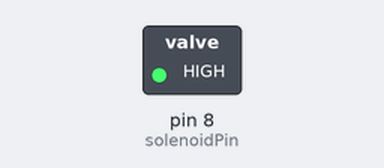
Bench run of a sketch on a simulated Arduino Uno, built with avr-gcc and run on an emulated ATmega328P. Shown: switched loads named in the sketch (green lamp = pin HIGH). Dashed ring = blinking.

Above: at 0.5 s.
Timing chart, 0 to 4.6 s (numbered marks = the images above):
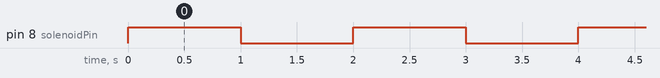

Measured:
- by itself, pin 8 (solenoidPin): alternates HIGH for 1.0 s and LOW for 1.0 s

The sketch:

Solenoid_Push_Pull_Action.ino
```cpp
const int solenoidPin = 8;

void setup() {
  pinMode(solenoidPin, OUTPUT);
}

void loop() {
  digitalWrite(solenoidPin, HIGH);  // Activate
  delay(1000);
  digitalWrite(solenoidPin, LOW);   // Deactivate
  delay(1000);
}
```
